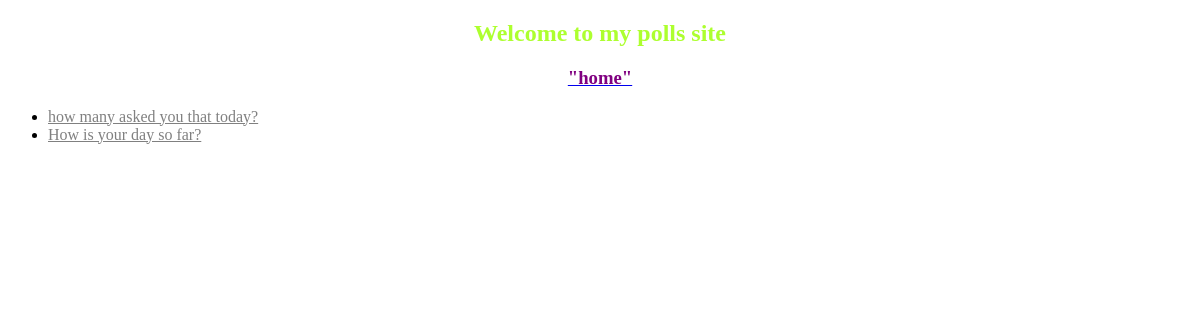
The app's page /, older data.
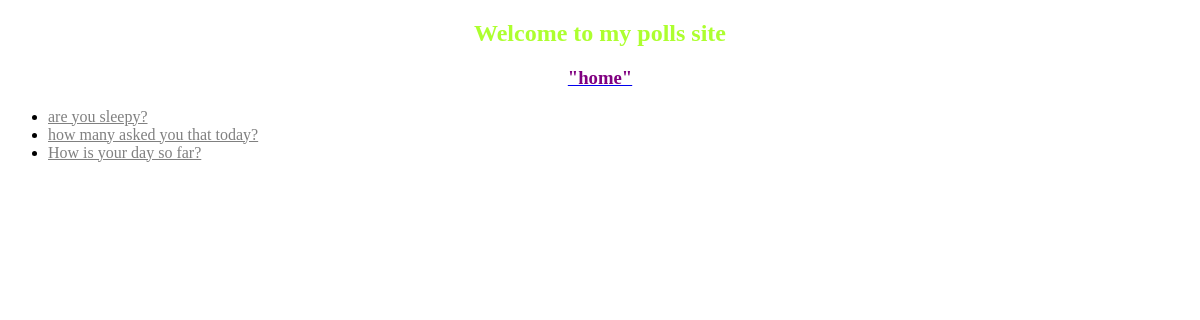
The same page, newer data.
### polls/models.py (models this page shows, shortened)
class Question(models.Model):
    question_text = models.CharField(max_length=200)
    pub_date = models.DateTimeField('date published')

### polls/views.py (the view)
# urls.py: path('', views.IndexView.as_view(), name='index'),
class IndexView(generic.ListView):
    template_name = 'index.html'
    context_object_name = 'latest_question_list'
    def get_queryset(self):
        return Question.objects.order_by('-pub_date')[:5]

### templates/index.html (shortened to what this page needs)
{% extends 'base.html' %}
{% block content %}
{% if latest_question_list %}
    <ul>
    {% for question in latest_question_list %}
        <li><a href="{% url 'polls:detail' question.id %}">{{ question.question_text }}</a></li>
    {% endfor %}
    </ul>
{% else %}
    <p>No polls are available.</p>
{% endif %}
{% endblock %}

Row changes from the older to the newer data that the page shows:
added Question: question_text "are you sleepy?"
